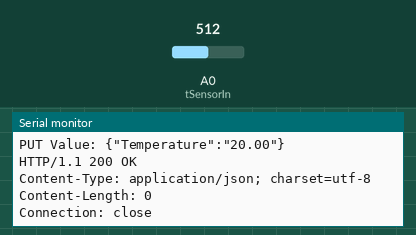
Bench run of a sketch on a simulated ESP8266 (NodeMCU). Parts: the last lines printed to the serial monitor. The inputs (shaded band) are chosen by the test bench; at power-on: A0 (tSensorIn) = 512. WiFi joins after 1.5 s; servers stay silent unless stated; uploads are accepted with an empty reply.

Above: at 2.7 s.
2.8 s: A0 (tSensorIn) set to 716
At 7.93 s:
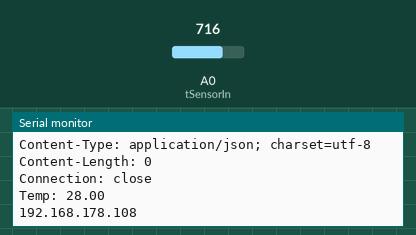
9.8 s: A0 (tSensorIn) set to 900
At 14.2 s:
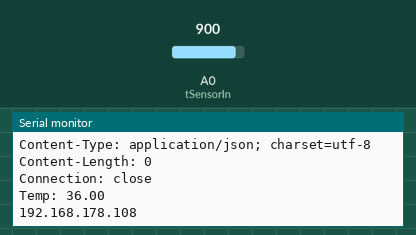
Timing chart, 0 to 15.7 s (numbered marks = the images above; inputs shaded):
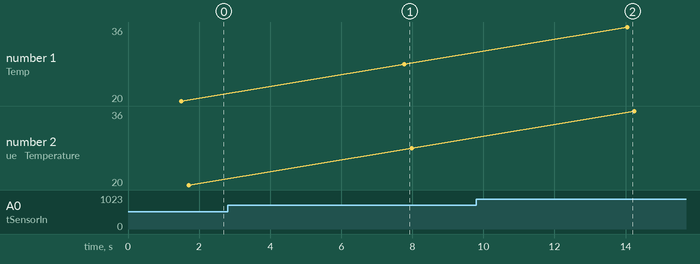

The sketch:

nectExample.ino
```cpp
/*******************   Libraries *************************/
#include <ESP8266WiFi.h>
#include <WiFiClient.h>
//#include <DallasTemperature.h>
//#include <OneWire.h>
/*******************   Temperature Sensor (DS18B20) Setup   ************/

// analog pin 0
#define tSensorIn A0

#define scale_down_magic_number 25
// Data wire microcontroller pin
//#define ONE_WIRE_BUS 2

// Setup a oneWire instance to communicate with any OneWire devices (not just Maxim/Dallas temperature ICs)
//OneWire oneWire(ONE_WIRE_BUS);

// Pass our oneWire reference to Dallas Temperature.
//DallasTemperature sensors(&oneWire);

/******************   WiFi Setup   *********************************/
const char* ssid = "Exorcist.net";
const char* password = "31331715012219208338";

const char* host = "192.168.178.108"; // ThingWorx Server IP Address
const int httpsPort = 8080;

WiFiClient client;


void setup() {
  Serial.begin(115200);
  Serial.println();
  Serial.print("connecting to ");
  Serial.println(ssid);
  WiFi.begin(ssid, password);
  while (WiFi.status() != WL_CONNECTED) {
    delay(500);
    Serial.print(".");
  }
  Serial.println("");
  Serial.println("WiFi connected");
  Serial.println("IP address: ");
  Serial.println(WiFi.localIP());;
  // set button pin as an input
  pinMode(tSensorIn, INPUT);
  // Start up the DS18B20 sensor
  //sensors.begin();


}

void loop() {
  // Get the Temp from the sensor(s)
  //sensors.requestTemperatures(); // Send the command to get temperatures

  // There is only one sensor connected, so get it from sensor index 0
  //float tempF = sensors.getTempCByIndex(0);
  float tempF = analogRead(tSensorIn)/scale_down_magic_number;
  //offset>10?offset=0:offset++;
  String strTempF = String(tempF);
  Serial.print("Temp: ");
  Serial.println(strTempF);


  // Use WiFiClientSecure class to create TLS connection
  Serial.println(host);
  if (!client.connect(host, httpsPort)) {
    Serial.println("connection failed");
    return;
  }else{
    Serial.println("Connected to ThingWorx.");
  }

  String url = "/Thingworx/Things/nectThing/Properties/Temperature";
  Serial.print("requesting URL: ");
  Serial.println(url);

  String strPUTReqVal = "{\"Temperature\":\"" + strTempF + "\"}";
  Serial.print("PUT Value: ");
  Serial.println(strPUTReqVal);

  client.print(String("PUT ") + url + " HTTP/1.1\r\n" +
               "Host: " + host + "\r\n" +
               "appKey:c56e4f1b-d1d4-4f9d-ab20-0bf3c08dc363" + "\r\n" +
               "x-thingworx-session: false" + "\r\n" +
               "Accept: application/json" + "\r\n" +
               "Connection: close" + "\r\n" +
               "Content-Type: application/json" + "\r\n" +
               "Content-Length: " + String(strPUTReqVal.length()) + "\r\n\r\n" +
               strPUTReqVal+ "\r\n\r\n");

  while (client.connected()) {
    String line = client.readStringUntil('\r');
    Serial.print(line);
  }
  client.stop();

  // Run this every 5 seconds
  delay(5000);
}
```

Measured:
- after the input at 2.8 s, the serial monitor: prints a new line after 5.0 s (image 1)
- after the input at 9.8 s, the serial monitor: prints a new line after 4.2 s (image 2)
- plotted number 1: 20 → 28 after the input at 2.8 s, 28 → 36 after the input at 9.8 s
- plotted number 2: 20 → 28 after the input at 2.8 s, 28 → 36 after the input at 9.8 s
